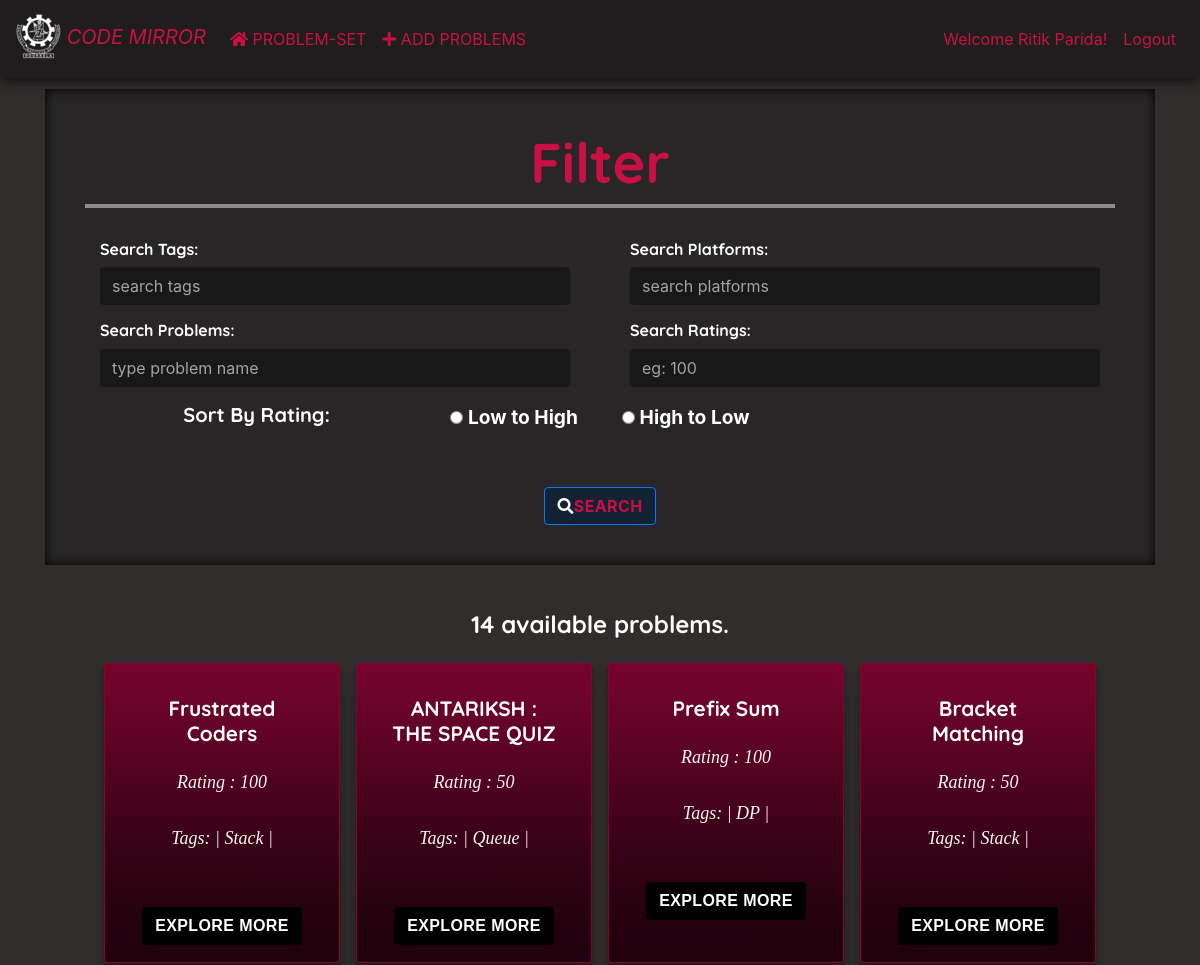
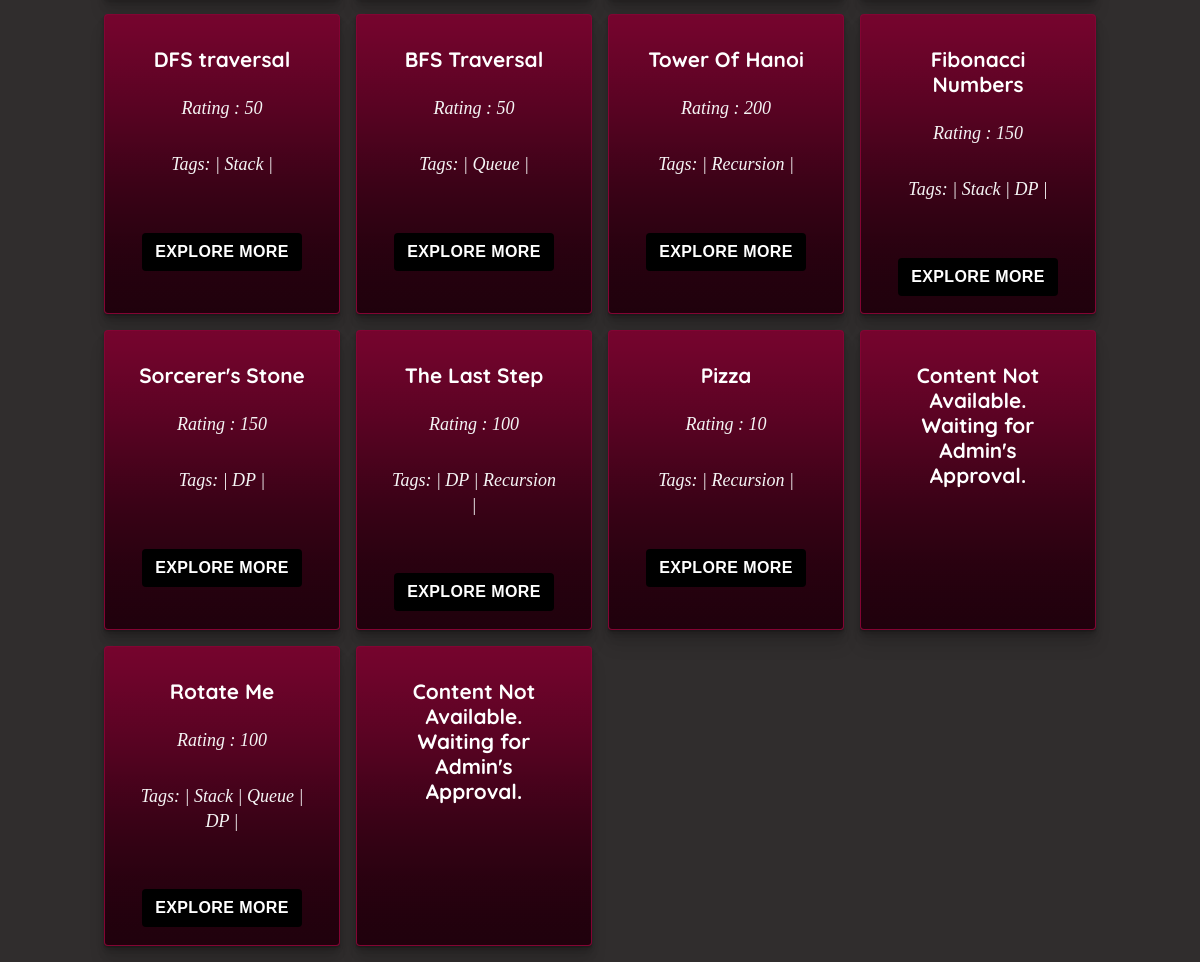
Page /index/ (signed in) on the committed database (2 pictures, top to bottom).
### cp_app/models.py (models this page shows, shortened)
class Problem(models.Model):
    title = models.CharField(max_length=200)
    author = models.ForeignKey(Author, on_delete=models.CASCADE)
    tag = models.ManyToManyField(Tag)
    description=models.CharField(max_length=10000)
    rating=models.PositiveIntegerField()
    link=models.URLField(max_length=100)
    reviewed=models.BooleanField()

class Tag(models.Model):
    name = models.CharField(max_length=20)
    def __str__(self):
        return self.name

### cp_app/views.py (the view)
# urls.py: path('index/',views.index,name='index'),
def index(request):
    q2 = Tag.objects.all()
    q1 = Problem.objects.all()
    q3= Author.objects.all()
    tag=request.POST.get('tag_query')
    problem_name=request.POST.get('title_query')
    author=request.POST.get('author_query')
    rating=request.POST.get('rating_query')
    sort_by_rating = request.POST.get('rating_sort')
    print(request.POST)
    if is_valid_queryparam(tag):
        q1 = q1.filter(tag__name__iexact=tag)
    if is_valid_queryparam(problem_name):
        q1 = q1.filter(title__icontains=problem_name)
    if is_valid_queryparam(author):
        q1 = q1.filter(author__name__iexact=author)
    if is_valid_queryparam(rating):
        q1 = q1.filter(rating__iexact=rating)
    if sort_by_rating=='up':
        print('hi')
        q1=q1.order_by('rating')
    elif sort_by_rating=='down':
        q1=q1.order_by('-rating')
    return render(request,'index.html',{ 'problems':q1,'tags':q2,'authors':q3})

### cp_app/views.py (called while the page is built)
def is_valid_queryparam(param):
    return param != '' and param is not None

### templates/index.html (shortened to what this page needs)
<!DOCTYPE html>
{% extends 'base.html' %}
{% load static %}
{% block links_n_scripts %}
  {% load bootstrap4 %}
  {% bootstrap_css %}
  <link rel="stylesheet" href="//code.jquery.com/ui/1.12.1/themes/base/jquery-ui.css">
{% endblock %}
{% block body_block %}
<div class="jumbotron jumbotron-translucent" style="margin: 65px 0px 45px 0px; border-radius: 0rem!important;">
  <form method="post">
    <h1 class="filterf"><b style="color: #c91044;">Filter</b></h1>
    <hr>
    <br>
    <div class="row">
      <div class="col-lg-6 col-sm-6">
        <div class="col form-group">
          <h6><b>Search Tags:</b></h6>
          <input list="tags" type="search" name="tag_query" autocomplete="off" class="form-control textbox-translucent" placeholder="search tags" >
        </div>
      </div>
      <div class="col-lg-6 col-sm-6">
        <div class="col form-group">
          <h6><b>Search Platforms:</b></h6>
          <input list="authors" type="search" name="author_query" autocomplete="off" class="form-control textbox-translucent" placeholder="search platforms"  >
        </div>
      </div>
      <div class="col-lg-6 col-sm-6">
        <div class="col form-group">
          <h6><b>Search Problems:</b></h6>
          <input type="text" name="title_query" autocomplete="off" class="form-control textbox-translucent" placeholder="type problem name" >
        </div>
      </div>
      <div class="col-lg-6 col-sm-6">
        <div class="col form-group">
          <h6><b>Search Ratings:</b></h6>
          <input  type="text" name="rating_query" autocomplete="off" class="form-control textbox-translucent" placeholder="eg: 100" >
        </div>
      </div>
    </div>
    <div class="col-md text-center">
      <div class="row">
        <div class="col-lg-4 col-sm-4">
          <h5><b>Sort By Rating:</b></h5>
        </div>
        <div class="col-lg-4 col-sm-4">
          <div class="row">
            <div class="col-lg-6 col-sm-6">
              <label><input class="checkbox"  type="radio" value="up" name="rating_sort" ><b style="color: white;font-size: 1.2em;">  Low to High</b></label>
            </div>
            <div class="col-lg-6 col-sm-6">
              <label><input class="checkbox"  type="radio" value="down" name="rating_sort" ><b style="color: white;font-size: 1.2em;">  High to Low</b></label>
            </div>
          </div>
        </div>
        <div class="col-lg-4 col-sm-4">
        </div>
      </div>
      <br>
      <button class="btn btn-primary button-translucent" type="submit"><i class="fas fa-search"></i><b style="color: #c91044;">Search</b></button>
    </div>
  </form>
</div>
{% if problems %}
  {% if request.method == 'POST' %}
  <h4 style="text-align: center"><b>{{ problems.count }} problems found.</b></h4>
  {% else %}
  <h4 style="text-align: center"><b>{{ problems.count }} available problems.</b></h4>
  {% endif %}
  <main class="page-content">
  {% for x in problems %}
  {% if x.reviewed %}
      <div style="background-color: #96053a;" class="card">
        <div class="content">
          <h2 class="title"><a href="{% url 'cp_app:problem_detail' pk=x.pk %}"><b style="color: white;">{{ x.title }}</b></a></h2>
          <p class="copy">Rating : {{ x.rating }}</p>
          <p class="copy">Tags:
            {% for tags in x.tag.all%}
              | {{ tags }}
            {%endfor%}|
          </p>
          <a href="{% url 'cp_app:problem_detail' pk=x.pk %}"><button style="background-color: black;" class="btn"><b style="color: white;">Explore More</b></button></a>
        </div>
      </div>
    {% else %}
      <div style="background-color: #96053a;" class="card">
        <div class="content">
          <h2 class="title">Content Not Available. Waiting for Admin's Approval.</h2>
        </div>
      </div>
  {%endif%}
{% endfor %}
</main>
{% else %}
  <h1 style="color: #efefef;">NO problems</h1>
{% endif %}
{% endblock %}

### templates/base.html (shortened to what this page needs)
<!DOCTYPE html>
<html lang="en" dir="ltr">
  {% load static %}
  <head>
    <link rel="stylesheet" href={% static 'css/master.css' %}>
    <link rel="stylesheet" href="https://stackpath.bootstrapcdn.com/bootstrap/4.3.1/css/bootstrap.min.css">
    <link rel="stylesheet" href="https://use.fontawesome.com/releases/v5.8.1/css/all.css">
    {% block links_n_scripts %}
    {% endblock %}
  </head>
  <body style="background-color: #302d2d;">
    {% block home %}
    <nav style="background-color: #1f1d1d;" class="navbar navbar-expand-lg navbar-dark nav-dark-translucent fixed-top">
      <a style="color: #c91044;" class="navbar-brand navbar-left" href="{%url 'home'%}"><img class ='img-responsive' src={% static 'images/icon.png' %} style="margin-bottom: 5px;"><I> CODE MIRROR</I></a>
      <div class="collapse navbar-collapse" id="navbarSupportedContent">
        <ul class="navbar-nav mr-auto">
          <li class="nav-item">
            <a style="color: #c91044;" class="nav-link" href="{% url 'index' %}"><i class="fas fa-home"></i> PROBLEM-SET</a>
          </li>
          <li class="nav-item">
            <a style="color: #c91044;" class="nav-link" href="{% url 'cp_app:add' %}"><i class="fas fa-plus"></i> ADD PROBLEMS</a>
          </li>
        </ul>
        <ul class="navbar-nav">
          {% if not user.is_authenticated %}
            {% block login %}
            <li class="nav-item">
              <a style="color: #c91044;" class="nav-link" href="{% url 'cp_app:user_login' %}"><i class="fas fa-sign-in-alt"></i> Login</a>
            </li>
            {% endblock %}
            {% block register %}
            <li class="nav-item">
              <a style="color: #c91044;" class="nav-link" href="{% url 'cp_app:register' %}">Register</a>
            </li>
            {% endblock %}
          {% else %}
          <li class="nav-item active">
            <a style="color: #c91044;" class="nav-link"> Welcome {{ user.first_name }} {{ user.last_name }}!</a>
          </li>
          <li class="nav-item">
            <a style="color: #c91044;" class="nav-link" href="{% url 'cp_app:user_logout' %}">Logout</a>
          </li>
          {% endif %}
        </ul>
      </div>
    </nav>
    {% endblock %}
    <br>
    <div class="container">
      {% block body_block %}
      {% endblock %}
    </div>
  </body>
</html>

### static/css/master.css (style rules this page uses)
.jumbotron-translucent { background-color: #00000029!important; box-shadow: inset 0 0 11px black; padding: 40px!important; border-top-left-radius: 4rem!important; border-bottom-right-radius: 4rem!important; }
h1, h2, h3, h4, h5, h6 { color: white!important; font-family: 'Quicksand', sans-serif!important; }
.nav-dark-translucent { background-color: #031b8e80; box-shadow: 0px 0px 15px black; }
input::placeholder { color: rgb(163, 163, 163)!important; }
input { color: white!important; }
.textbox-translucent { background-color: #00000060!important; border: transparent!important; }
.button-translucent { background-color: #001f4085!important; border-color: #007bff!important; transition: background-color .15s ease-in-out!important; }
hr { display: block; margin-top: 0.5em!important; margin-bottom: 0.5em!important; margin-left: auto; margin-right: auto; border: 2px solid rgba(255, 255, 255, 0.459)!important; }

### rows in the picture
Problem: title "Frustrated Coders", rating "100"
Tag: name "Stack"
Problem: title "ANTARIKSH : THE SPACE QUIZ", rating "50"
Tag: name "Queue"
Problem: title "Prefix Sum", rating "100"
Tag: name "DP"
Problem: title "Bracket Matching", rating "50"
Problem: title "DFS traversal", rating "50"
Problem: title "BFS Traversal", rating "50"
Problem: title "Tower Of Hanoi", rating "200"
Tag: name "Recursion"
Problem: title "Fibonacci Numbers", rating "150"
Problem: title "Sorcerer's Stone", rating "150"
Problem: title "The Last Step", rating "100"
Problem: title "Pizza", rating "10"
Problem: shows "Content Not Available. Waiting for Admin's Approval."
Problem: title "Rotate Me", rating "100"
Problem: shows "Content Not Available. Waiting for Admin's Approval."

### other values in the picture
{{ user.first_name }} "Ritik"
{{ user.last_name }} "Parida"
{{ problems.count }} "14"
